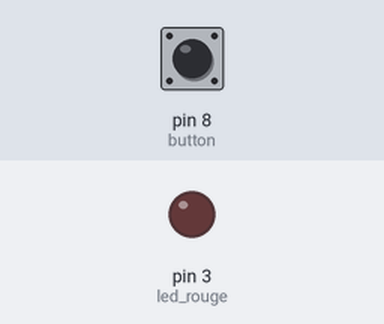
This sketch was run on a simulated Arduino Uno, built with avr-gcc and run on an emulated ATmega328P. On the bench: output pins drawn as LEDs (lit = HIGH). The inputs (shaded band) are chosen by the test bench; at power-on: pin 8 (button) LOW. What the sketch prints to the serial monitor is not drawn.

Above: at 1.2 s.
1.3 s: pin 8 (button) pulled HIGH for 1 s
At 2.6 s:
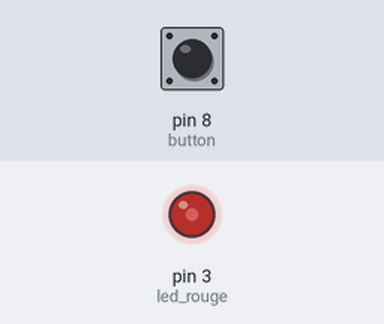
3.8 s: pin 8 (button) pulled HIGH for 3.2 s
At 5.19 s:
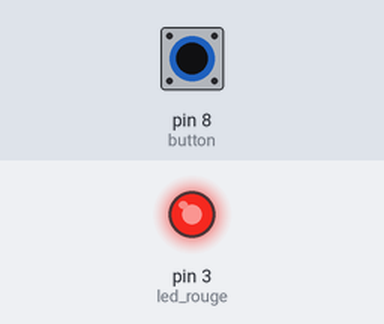
8.5 s: pin 8 (button) pulled HIGH for 0.15 s
At 9.1 s:
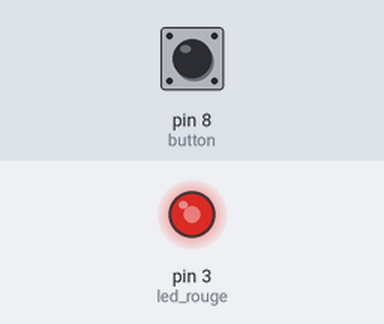
Timing chart, 0 to 11.5 s (numbered marks = the images above; inputs shaded):
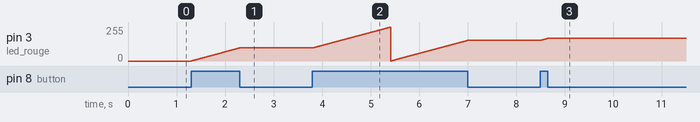

Measured:
- after the input at 1.3 s, pin 3 (led_rouge): moves from 0/255 to 98/255 over 0.99 s, starting at once
- after the input at 8.5 s, pin 3 (led_rouge): moves from 155/255 to 169/255 over 0.13 s, starting at once

The sketch:

PWM.ino
```cpp
#define led_rouge 3
#define button 8

void setup() {
  pinMode(led_rouge, OUTPUT);
  Serial.begin(9600);
}

void loop() {
  int i;
  i = 0;
  while (42)
  {
    if (digitalRead(button) == HIGH)
      i++;
    if (i >= 255)
      i = 0;
    analogWrite(led_rouge,i);
    Serial.println(digitalRead(button));
    Serial.println(i);
    delay(10);
  }
}
```
